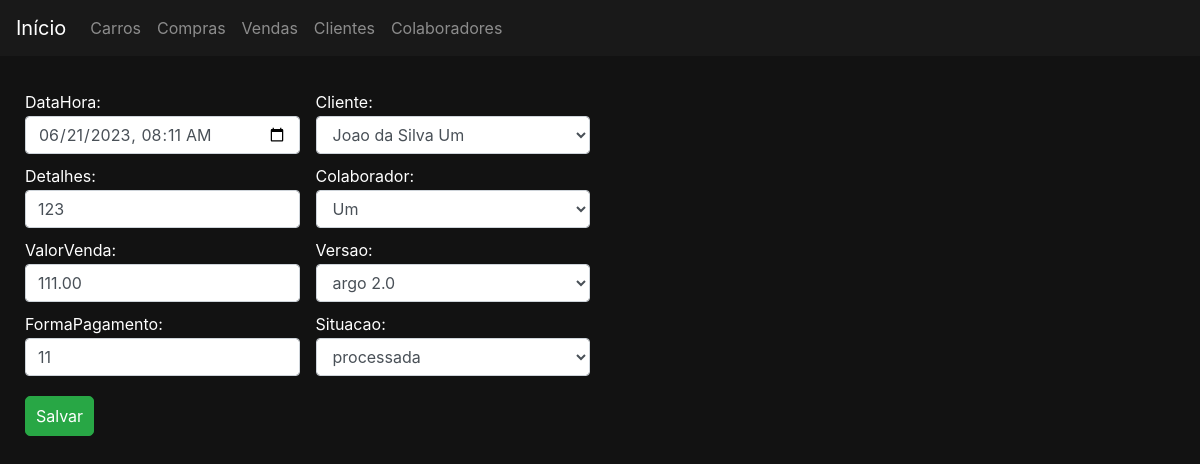
The page /vendas/editar/7 on the database its author committed.
### vendas/models.py (models this page shows, shortened)
class Venda(models.Model):
    situacao_choices = (
        ('P', 'processada'),
        ('C', 'cancelada'),
        ('F', 'finalizada'),
    )
    dataHora = models.DateTimeField()
    detalhes = models.CharField(max_length=50)
    valorVenda = models.DecimalField(max_digits=15, decimal_places=2)
    formaPagamento = models.CharField(max_length=20)
    cliente = models.ForeignKey(Cliente, on_delete=models.DO_NOTHING)
    colaborador = models.ForeignKey(Colaborador, on_delete=models.DO_NOTHING)
    versao = models.ForeignKey(Versao, on_delete=models.DO_NOTHING)
    situacao = models.CharField(max_length=1, choices=situacao_choices, blank=False, null=False)

### vendas/views.py (the view, shortened to what this page needs)
# urls.py: path('editar/<int:pk>', views.VendasEditar.as_view(), name='editar'),
class VendasEditar(UpdateView):
    model = Venda
    form_class = VendasModelForm
    template_name = 'vendas/vendaForm.html'
    success_url = reverse_lazy('vendas:listar')
    def get_initial(self):
        initial = super().get_initial()
        object_ = self.get_object()
        initial['dataHora'] = object_.dataHora.strftime('%Y-%m-%dT%H:%M')
        self.versaoAntesEditar = object_.versao
        return initial

### vendas/forms.py
class VendasModelForm(forms.ModelForm):
    class Meta:
        model = Venda
        fields = '__all__'
        widgets = {'dataHora':forms.DateTimeInput(attrs={'type':'datetime-local'})}
    def __init__(self, *args, **kwargs):
        super().__init__(*args, **kwargs)
        for field in self.fields:
            self.fields[field].widget.attrs.update({'class':'form-control'})
            self.fields[field].widget.attrs.update({'placeholder':field})

### carros/models.py (called while the page is built)
    def __str__(self):
        return self.nome

### pessoas/models.py (called while the page is built)
    def __str__(self) -> str:
        return self.nomeCompleto

### vendas/templates/vendas/vendaForm.html (shortened to what this page needs)
{% extends 'base.html' %}
{% load static %}
{% block 'body' %}
    <div class="container">
        <div class="row">
            <div class="col-md-6">
                <form action="" method="POST">{% csrf_token %}
                    <div class="colunas_duas">
                        {% for field in form %}
                                {{ field.label_tag }}
                                {{ field }}
                        {% endfor %}
                    </div>
                    <input type="submit" class="btn btn-success botao" value="Salvar">
                </form>
            </div>
        </div>
    </div>
{% endblock 'body' %}

### templates/static/css/css.css (style rules this page uses)
.fundo { background-color: #121212; color: white; }
.container { max-width: 1300px; }
body { margin-top: 35px; padding-top: 35px; margin-left: 10px; }
.botao { display: inline-block; padding: 7px 10px; border-radius: 5px; margin-bottom: 10px; margin-top: 10px; }
label { margin-bottom: 2px; margin-top: 10px; }
.colunas_duas { display: block; column-count:2; break-inside: avoid-column; width: 100%; padding-bottom: 5px; margin-bottom: 5px; margin-top: 5px; padding-top: 5px; }

### rows shown on the page
Venda: form "06/21/2023 08:11" "123" "111.00" "11" "Joao da Silva Um" "Um" "argo 2.0" "processada"

### other values the page prints
{{ field.label_tag }} "DataHora:" "Detalhes:" "ValorVenda:" "FormaPagamento:" "Cliente:" "Colaborador:" "Versao:" "Situacao:"
